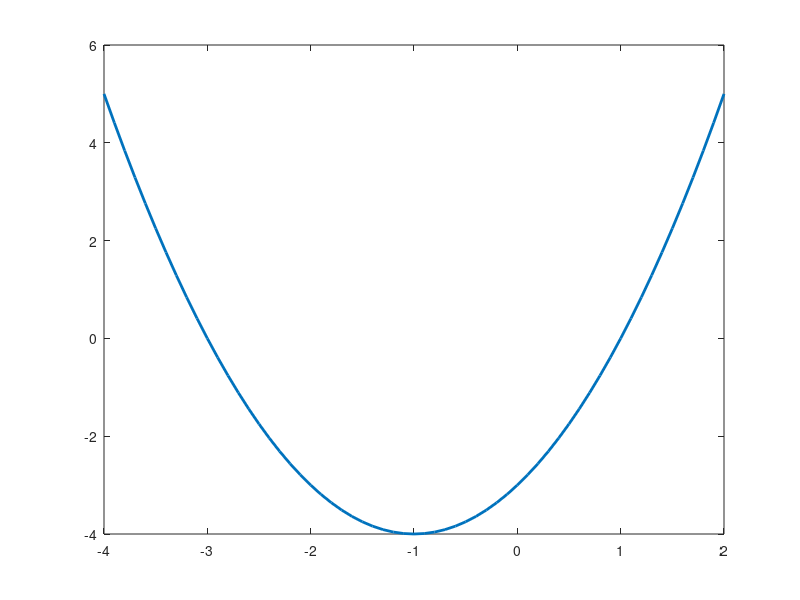

Source code (MATLAB): (Note: this script raises an error after producing the figure.)
x = [-4:0.1:2];
f = x.^2 + 2*x - 3;
plot(x,f,'LineWidth',2)
hold on;
plot(-3,0,'O','MarkerSize',10,'LineWidth',2,'Color','Red')
plot(1,0,'O','MarkerSize',10,'LineWidth',2,'Color','Red')
yline(0,'LineWidth',2)
xlabel('x','FontSize',16)
ylabel('f(x)','FontSize',16)


%% method 1 using fzero
y = inline('x^2 + 2*x - 3')
root1 = fzero(y,-4)
root2 = fzero(y,2)

%% method 2 using roots
both_roots = roots([1 2 -3])

%% method 3 using symbolic solver

syms x;
fun = x^2 + 2*x -3
ans = solve(fun)

%% method 4 using fsolve
root1f = fsolve(y,0)
root2f = fsolve(y,-4)

